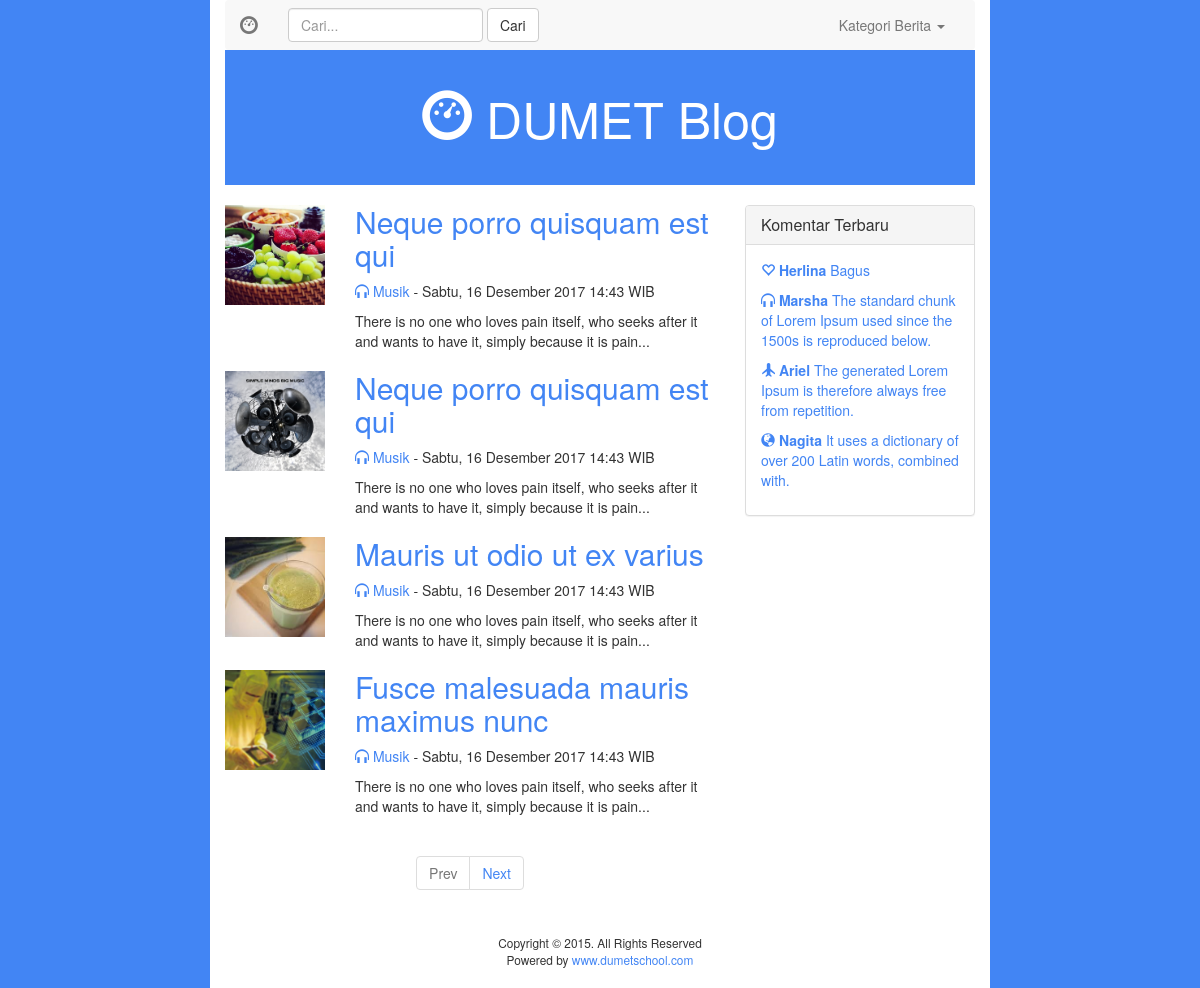
Screenshot of /index.php?category=1 with the database file from the repository.
### tables this page shows
CREATE TABLE `post` (
  `id` int(11) NOT NULL,
  `category_id` int(11) NOT NULL,
  `title` varchar(255) NOT NULL,
  `description` text NOT NULL,
  `image` varchar(255) NOT NULL,
  `date` datetime NOT NULL
);

CREATE TABLE `category` (
  `id` int(11) NOT NULL,
  `category_name` varchar(255) NOT NULL,
  `icon` varchar(255) NOT NULL
);

CREATE TABLE `comment` (
  `id` int(11) NOT NULL,
  `post_id` int(11) NOT NULL,
  `name` varchar(255) NOT NULL,
  `reply` text NOT NULL,
  `status` int(1) DEFAULT '0',
  `date` datetime NOT NULL
);

### function/function.php (called while the page is built)
<?php
function tgl_indonesia($date) {
    $Hari = array("Minggu","Senin", "Selasa","Rabu","Kamis","Jum'at","Sabtu");
    $Bulan = array("Januari","Februari","Maret","April","Mei","Juni","Juli","Agustus","September","Oktober","November","Desember");
    $tahun      = substr($date, 0, 4);
    $bulan      = substr($date, 5, 2);
    $tgl        = substr($date, 8, 2);
    $waktu      = substr($date, 11, 5);
    $hari       = date("w", strtotime($date));
    $result     = $Hari[$hari].", ".$tgl." ".$Bulan[(int)$bulan-1]." ".$tahun." ".$waktu." WIB";
    return $result;
}
?>

### includes/category.php (the view, shortened to what this page needs)
<?php
$category_id      = $_GET["category"];
$post_per_page    = 4;
$current_page     = 1;
$total_data       = mysqli_num_rows(mysqli_query($connect, "SELECT * FROM post
                                                            WHERE category_id = '$category_id'"));
$total_page       = ceil($total_data / $post_per_page);
$offset           = ($current_page - 1) * $post_per_page;
$query  = mysqli_query($connect, "SELECT post.*, category.category_name, category.icon
                                  FROM post, category
                                  WHERE category.id = post.category_id
                                  AND post.category_id = '$category_id'
                                  ORDER BY id DESC
                                  LIMIT $post_per_page OFFSET $offset");
?>
<article>
  <?php if(mysqli_num_rows($query)) { ?>
    <?php while ($row=mysqli_fetch_array($query)) { ?>
      <div class="row latest-post">
        <div class="col-md-3">
          <img src="images/<?php echo $row["image"] ?>" class="img-responsive btn-block">
        </div>
        <div class="col-md-9">
          <h2><a href="index.php?detail=<?php echo $row["id"] ?>"><?php echo $row["title"] ?></a></h2>
          <div class="meta">
            <a href="index.php?category=<?php echo $row["category_id"] ?>">
            <span class="<?php echo $row["icon"] ?>" aria-hidden="true"></span>
            <?php echo $row["category_name"] ?></a> - <?php echo tgl_indonesia($row["date"]) ?>
          </div>
          <p><?php echo $row["description"] ?></p>
        </div>
      </div>
    <?php } ?>
  <?php } ?>
</article>
<?php if(isset($total_page)) { ?>
  <?php if($total_page > 1) { ?>
    <nav class="text-center">
      <ul class="pagination">
        <?php if($current_page > 1) { ?>
          <li>
              <a href="index.php?page-category=<?php echo ($current_page - 1)."&category=".$category_id ?>" aria-label="Previous">
                  <span aria-hidden="true">Prev</span>
              </a>
          </li>
        <?php } else { ?>
          <li class="disabled"><span aria-hidden="true">Prev</span></li>
        <?php } ?>
        <?php if($current_page < $total_page) { ?>
          <li>
            <a href="index.php?page-category=<?php echo ($current_page + 1)."&category=".$category_id ?>" aria-label="Next">
              <span aria-hidden="true">Next</span>
            </a>
          </li>
        <?php } else { ?>
          <li class="disabled"><span aria-hidden="true">Next</span></li>
        <?php } ?>
      </ul>
    </nav>
  <?php } ?>
<?php } ?>

### includes/aside.php
<?php
$comment      = mysqli_query($connect, "SELECT comment.*, category.icon, post.id FROM comment, category, post
                                        WHERE comment.post_id = post.id AND post.category_id = category.id
                                        AND comment.status ='1' ORDER BY comment.id DESC LIMIT 4");
?>
<aside class="col-md-4">
    <div class="panel panel-default">
    	<div class="panel-heading">
    		<h3 class="panel-title">Komentar Terbaru</h3>
    	</div>
    	<div class="panel-body latest-comments">
    		<ul>
            <?php if(mysqli_num_rows($comment)) { ?>
                <?php while($row_comment=mysqli_fetch_array($comment)) { ?>
    		    <li><a href="index.php?detail=<?php echo $row_comment["post_id"] ?> "><span class="<?php echo $row_comment["icon"]?>" aria-hidden="true"></span> <strong><?php echo $row_comment["name"]?></strong> <?php echo $row_comment["reply"]?></a></li>
    		    <?php } ?>
            <?php } ?>
    		</ul>
    	</div>
    </div>
</aside>

### css/custom.css (style rules this page uses)
a { color: #4285F4 }
body { background: #4285F4 }
article img { margin-bottom: 10px }
.latest-post h2 { margin: 0px 0 10px; }
.latest-post p { margin-bottom: 20px; }
.meta { margin-bottom: 10px; }
aside ul { padding-left: 0; }
aside ul li { margin-bottom: 10px; }
.latest-comments li { list-style: none; }
.pagination > li > a, .pagination > li > span { color: #4285F4 }

### rows the page displays
post: image (picture), title "Neque porro quisquam est qui", category.category_name "Musik", date "Sabtu, 16 Desember 2017 14:43 WIB", description "There is no one who loves pain itself, who seeks after it and wants to have it, simply because it is pain..."
post: image (picture), title "Neque porro quisquam est qui", category.category_name "Musik", date "Sabtu, 16 Desember 2017 14:43 WIB", description "There is no one who loves pain itself, who seeks after it and wants to have it, simply because it is pain..."
post: image (picture), title "Mauris ut odio ut ex varius", category.category_name "Musik", date "Sabtu, 16 Desember 2017 14:43 WIB", description "There is no one who loves pain itself, who seeks after it and wants to have it, simply because it is pain..."
post: image (picture), title "Fusce malesuada mauris maximus nunc", category.category_name "Musik", date "Sabtu, 16 Desember 2017 14:43 WIB", description "There is no one who loves pain itself, who seeks after it and wants to have it, simply because it is pain..."
comment: name "Herlina", reply "Bagus"
comment: name "Marsha", reply "The standard chunk of Lorem Ipsum used since the 1500s is reproduced below."
comment: name "Ariel", reply "The generated Lorem Ipsum is therefore always free from repetition."
comment: name "Nagita", reply "It uses a dictionary of over 200 Latin words, combined with."
